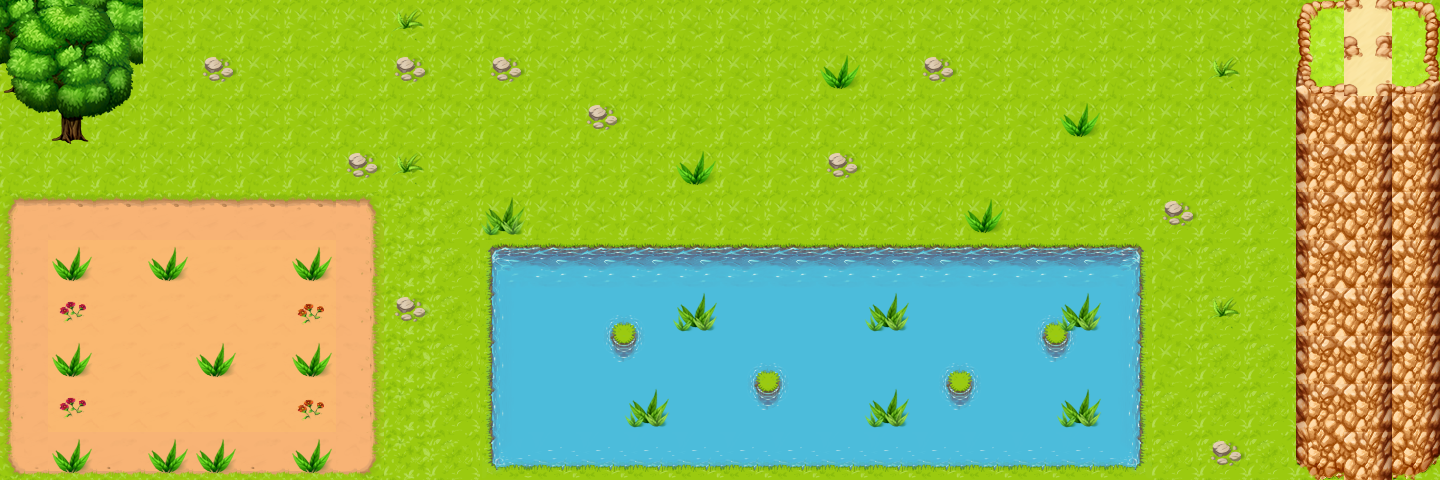

A level layout from a 2D game, rendered from its tile map. Below: a short description, then the map file with its tile-grid data intact:
An orthogonal 30x10 tile map with 48x48 px tiles, 4 tile layers (Terrain, Trees, Vegetation, Walls), 1 hidden layer not drawn, 4 tilesets and 6 objects.

<map version="1.4" tiledversion="1.4.2" orientation="orthogonal" renderorder="right-down" width="30" height="10" tilewidth="48" tileheight="48" infinite="0" nextlayerid="9" nextobjectid="15">
 <tileset firstgid="1" name="floor" tilewidth="48" tileheight="48" tilecount="192" columns="16">
  <image source="TiledAssets/floor.png" width="768" height="576" />
 </tileset>
 <tileset firstgid="193" name="decorations" tilewidth="48" tileheight="48" tilecount="256" columns="16">
  <image source="TiledAssets/decorations.png" width="768" height="768" />
 </tileset>
 <tileset firstgid="449" name="terrain" tilewidth="48" tileheight="48" tilecount="128" columns="8">
  <image source="TiledAssets/terrain.png" width="384" height="768" />
 </tileset>
 <tileset firstgid="577" name="walls" tilewidth="48" tileheight="48" tilecount="240" columns="16">
  <image source="TiledAssets/walls.png" width="768" height="720" />
 </tileset>
 <layer id="1" name="Terrain" width="30" height="10" locked="1">
  <data encoding="csv">
238,238,238,238,238,238,238,238,238,238,238,238,238,238,238,238,238,238,238,238,238,238,238,238,238,238,238,238,238,238,
238,238,238,238,238,238,238,238,238,238,238,238,238,238,238,238,238,238,238,238,238,238,238,238,238,238,238,238,238,238,
238,238,238,238,238,238,238,238,238,238,238,238,238,238,238,238,238,238,238,238,238,238,238,238,238,238,238,238,238,238,
238,238,238,238,238,238,238,238,238,238,238,238,238,238,238,238,238,238,238,238,238,238,238,238,238,238,238,238,238,238,
17,250,250,250,250,250,250,18,450,222,238,238,238,238,238,238,238,238,238,238,238,238,238,222,222,222,222,222,238,238,
265,449,449,449,449,449,449,267,450,222,201,202,202,202,202,202,202,202,202,202,202,202,202,203,238,222,222,222,222,222,
265,449,449,449,449,449,449,267,450,222,217,218,237,236,218,218,218,218,218,218,218,237,236,219,238,222,222,222,238,238,
265,449,449,449,449,449,449,267,450,222,217,218,221,220,218,237,236,218,218,237,236,221,220,219,238,222,222,238,238,238,
265,449,449,449,449,449,449,267,450,222,217,218,218,218,218,221,220,218,218,221,220,218,218,219,222,222,222,222,222,222,
33,282,282,282,282,282,282,34,450,222,233,234,234,234,234,234,234,234,234,234,234,234,234,235,222,222,222,222,222,222
</data>
 </layer>
 <layer id="3" name="Trees" width="30" height="10" locked="1">
  <data encoding="csv">
297,298,299,0,0,0,0,0,0,0,0,0,0,0,0,0,0,0,0,0,0,0,0,0,0,0,0,313,314,315,
313,314,315,0,0,0,0,0,0,0,0,0,0,0,0,0,0,0,0,0,0,0,0,0,0,0,0,313,314,315,
329,330,331,0,0,0,0,0,0,0,0,0,0,0,0,0,0,0,0,0,0,0,0,0,0,0,0,313,314,315,
0,0,0,0,0,0,0,0,0,0,0,0,0,0,0,0,0,0,0,0,0,0,0,0,0,0,0,313,314,315,
0,0,0,0,0,0,0,0,0,0,0,0,0,0,0,0,0,0,0,0,0,0,0,0,0,0,0,313,314,315,
0,0,0,0,0,0,0,0,0,0,0,0,0,0,0,0,0,0,0,0,0,0,0,0,0,0,0,313,314,315,
0,0,0,0,0,0,0,0,0,0,0,0,0,0,0,0,0,0,0,0,0,0,0,0,0,0,0,313,314,315,
0,0,0,0,0,0,0,0,0,0,0,0,0,0,0,0,0,0,0,0,0,0,0,0,0,0,0,313,314,315,
0,0,0,0,0,0,0,0,0,0,0,0,0,0,0,0,0,0,0,0,0,0,0,0,0,0,0,313,314,315,
0,0,0,0,0,0,0,0,0,0,0,0,0,0,0,0,0,0,0,0,0,0,0,0,0,0,0,329,330,331
</data>
 </layer>
 <layer id="4" name="Vegetation" width="30" height="10" locked="1">
  <data encoding="csv">
0,0,0,0,0,0,0,0,252,0,0,0,0,0,0,0,0,0,0,0,0,0,0,0,0,0,0,0,0,0,
0,0,0,0,254,0,0,0,254,0,254,0,0,0,0,0,0,286,0,254,0,0,0,0,0,252,0,0,0,0,
0,0,0,0,0,0,0,0,0,0,0,0,254,0,0,0,0,0,0,0,0,0,286,0,0,0,0,0,0,0,
0,0,0,0,0,0,0,254,252,0,0,0,0,0,286,0,0,254,0,0,0,0,0,0,0,0,0,0,0,0,
0,0,0,0,0,0,0,0,0,0,302,0,0,0,0,0,0,0,0,0,286,0,0,0,254,0,0,0,0,0,
0,286,0,286,0,0,286,0,0,0,0,0,0,0,0,0,0,0,0,0,0,0,0,0,0,0,0,0,0,0,
0,301,0,0,0,0,300,0,254,0,0,0,0,0,302,0,0,0,302,0,0,0,302,0,0,252,0,0,0,0,
0,286,0,0,286,0,286,0,0,0,0,0,0,0,0,0,0,0,0,0,0,0,0,0,0,0,0,0,0,0,
0,301,0,0,0,0,300,0,0,0,0,0,0,302,0,0,0,0,302,0,0,0,302,0,0,0,0,0,0,0,
0,286,0,286,286,0,286,0,0,0,0,0,0,0,0,0,0,0,0,0,0,0,0,0,0,254,0,0,0,0
</data>
 </layer>
 <layer id="5" name="Walls" width="30" height="10" locked="1">
  <data encoding="csv">
0,0,0,0,0,0,0,0,0,0,0,0,0,0,0,0,0,0,0,0,0,0,0,0,0,0,0,593,580,594,
0,0,0,0,0,0,0,0,0,0,0,0,0,0,0,0,0,0,0,0,0,0,0,0,0,0,0,609,580,610,
0,0,0,0,0,0,0,0,0,0,0,0,0,0,0,0,0,0,0,0,0,0,0,0,0,0,0,625,626,626,
0,0,0,0,0,0,0,0,0,0,0,0,0,0,0,0,0,0,0,0,0,0,0,0,0,0,0,625,626,626,
0,0,0,0,0,0,0,0,0,0,0,0,0,0,0,0,0,0,0,0,0,0,0,0,0,0,0,625,626,626,
0,0,0,0,0,0,0,0,0,0,0,0,0,0,0,0,0,0,0,0,0,0,0,0,0,0,0,625,626,626,
0,0,0,0,0,0,0,0,0,0,0,0,0,0,0,0,0,0,0,0,0,0,0,0,0,0,0,625,626,626,
0,0,0,0,0,0,0,0,0,0,0,0,0,0,0,0,0,0,0,0,0,0,0,0,0,0,0,625,626,626,
0,0,0,0,0,0,0,0,0,0,0,0,0,0,0,0,0,0,0,0,0,0,0,0,0,0,0,625,626,626,
0,0,0,0,0,0,0,0,0,0,0,0,0,0,0,0,0,0,0,0,0,0,0,0,0,0,0,641,626,642
</data>
 </layer>
 <layer id="8" name="Obstacles" width="30" height="10" visible="0" locked="1" tintcolor="#ff0000">
  <data encoding="csv">
0,0,0,0,0,0,0,0,0,0,0,0,0,0,0,0,0,0,0,0,0,0,0,0,0,0,0,449,449,449,
449,449,449,0,0,0,0,0,0,0,0,0,0,0,0,0,0,0,0,0,0,0,0,0,0,0,0,449,199,449,
0,449,0,0,0,0,0,0,0,0,0,0,0,0,0,0,0,0,199,0,0,0,0,0,0,0,0,449,199,449,
0,0,0,0,0,0,0,0,0,0,0,0,0,0,0,0,0,0,0,0,0,0,0,0,0,0,0,449,199,449,
0,0,0,0,0,0,0,0,0,0,0,0,0,0,0,0,0,0,0,0,0,0,0,0,0,0,0,449,199,449,
0,0,0,0,0,0,0,0,0,0,449,449,449,449,449,449,449,449,449,449,449,449,449,449,0,0,0,449,199,449,
0,0,0,0,0,0,0,0,0,0,449,0,0,0,0,0,0,0,0,0,0,0,0,449,0,0,0,449,199,449,
0,0,0,0,0,0,0,0,0,0,449,0,0,0,0,0,0,0,0,0,0,0,0,449,0,0,0,449,199,449,
0,0,0,0,0,0,0,0,0,0,449,0,0,0,0,0,0,0,0,0,0,0,0,449,0,0,0,449,199,449,
0,0,0,0,0,0,0,0,0,0,449,449,449,449,449,449,449,449,449,449,449,449,449,449,0,0,0,449,449,449
</data>
 </layer>
 <objectgroup color="#ff0004" id="6" name="Borders" locked="1">
  <object id="2" x="489.44" y="246.47" width="650.4" height="221.43">
   <properties>
    <property name="Bounces" type="bool" value="true" />
   </properties>
  </object>
  <object id="5" x="1296.82" y="0" width="141.24" height="477.41">
   <properties>
    <property name="Bounces" type="bool" value="true" />
   </properties>
  </object>
  <object id="10" x="61.66" y="117.82" width="19.33" height="21.73">
   <properties>
    <property name="Bounces" type="bool" value="true" />
   </properties>
  </object>
  <object id="11" x="11.75" y="49.81" width="119.45" height="68.26">
   <properties>
    <property name="Bounces" type="bool" value="true" />
   </properties>
   <ellipse />
  </object>
  <object id="12" x="12.811" y="48.3324" width="118.065" height="32.4642">
   <properties>
    <property name="Bounces" type="bool" value="true" />
   </properties>
  </object>
 </objectgroup>
 <objectgroup color="#8e6299" id="7" name="Objects">
  <object id="14" x="144.111" y="287.995" width="48" height="48">
   <properties>
    <property name="player" type="int" value="1" />
   </properties>
  </object>
 </objectgroup>
</map>